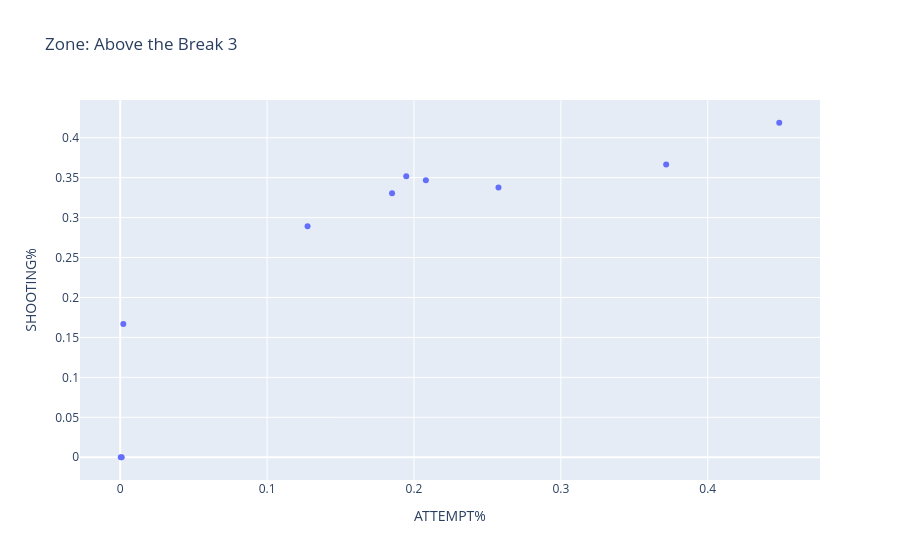
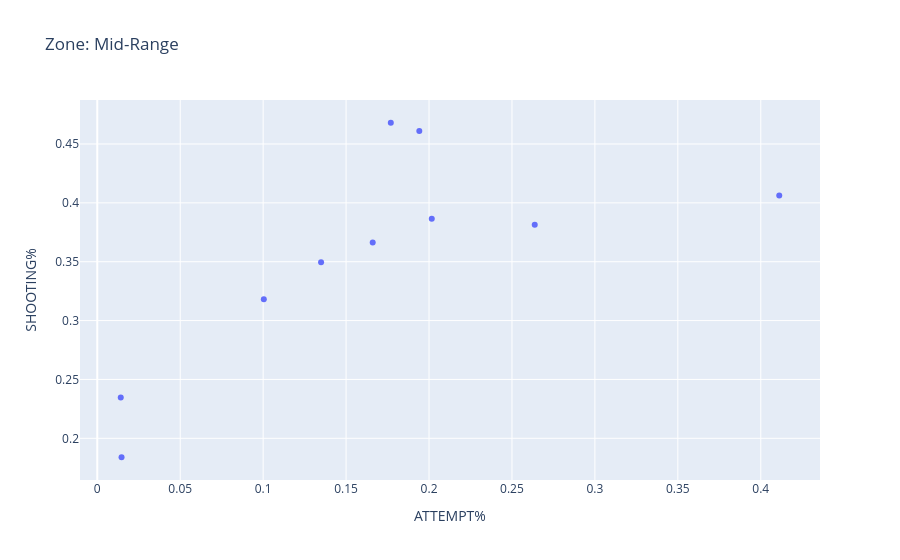
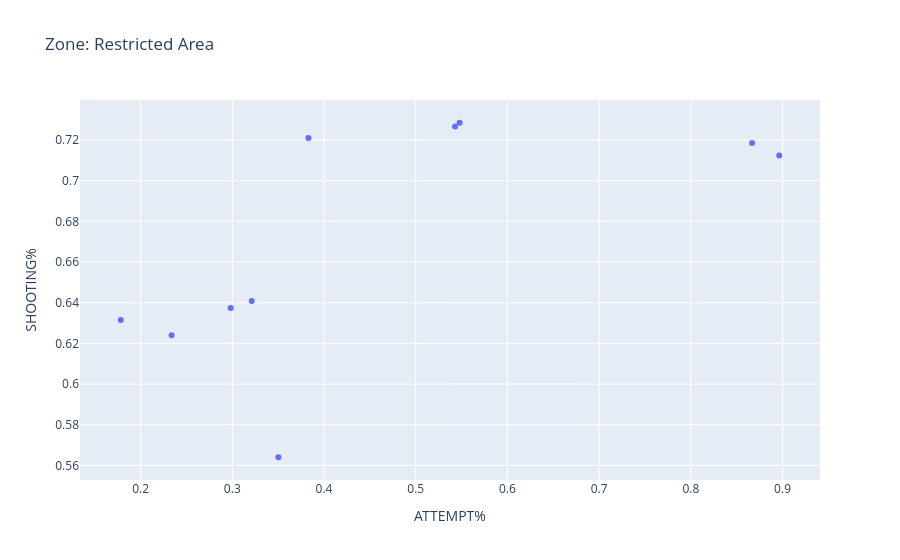
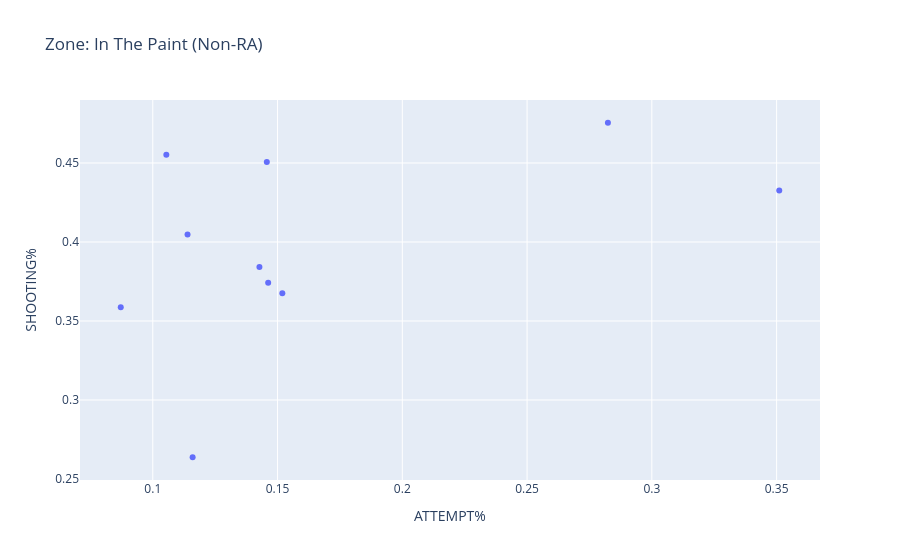

Write notebook code for charts like these, in order.
### Code cell
zones = shots_per_zone['SHOT_ZONE_BASIC'].unique()
for zone in zones:
    zone_df = shots_per_zone[shots_per_zone['SHOT_ZONE_BASIC'] == zone]
    # plt.scatter(zone_df['ATTEMPT%'], zone_df['SHOOTING%'])
    fig = px.scatter(
        zone_df,
        x = 'ATTEMPT%',
        y = 'SHOOTING%',
        hover_name = 'PLAYER_NAME',
        title = f'Zone: {zone}'
    )
    # plt.show()
    fig.show()

### Figure 1 — Plotly figure (JSON) as saved in the notebook; plotly's stock layout.template omitted (floating-point values rounded to 4 significant figures)
{"data": [{"hovertemplate": "<b>%{hovertext}</b><br><br>ATTEMPT%=%{x}<br>SHOOTING%=%{y}<extra></extra>", "hovertext": ["Stephen Curry", "Shaquille O'Neal", "Shai Gilgeous-Alexander", "Rudy Gobert", "LeBron James", "Kobe Bryant", "Jeremy Lin", "Giannis Antetokounmpo", "DeAndre Jordan", "Anthony Edwards"], "legendgroup": "", "marker": {"color": "#636efa", "symbol": "circle"}, "mode": "markers", "name": "", "orientation": "v", "showlegend": false, "type": "scatter", "x": [0.4487, 0.0003588, 0.1947, 0.001008, 0.2081, 0.1851, 0.2575, 0.1276, 0.002096, 0.3717], "xaxis": "x", "y": [0.4187, 0.0, 0.3516, 0.0, 0.3466, 0.3304, 0.3375, 0.2892, 0.1667, 0.3664], "yaxis": "y"}], "layout": {"legend": {"tracegroupgap": 0}, "title": {"text": "Zone: Above the Break 3"}, "xaxis": {"anchor": "y", "domain": [0, 1], "title": {"text": "ATTEMPT%"}}, "yaxis": {"anchor": "x", "domain": [0, 1], "title": {"text": "SHOOTING%"}}}}

### Figure 2 — Plotly figure (JSON) as saved in the notebook; plotly's stock layout.template omitted (floating-point values rounded to 4 significant figures)
{"data": [{"hovertemplate": "<b>%{hovertext}</b><br><br>ATTEMPT%=%{x}<br>SHOOTING%=%{y}<extra></extra>", "hovertext": ["Stephen Curry", "Shaquille O'Neal", "Shai Gilgeous-Alexander", "Rudy Gobert", "LeBron James", "Kobe Bryant", "Jeremy Lin", "Giannis Antetokounmpo", "DeAndre Jordan", "Anthony Edwards"], "legendgroup": "", "marker": {"color": "#636efa", "symbol": "circle"}, "mode": "markers", "name": "", "orientation": "v", "showlegend": false, "type": "scatter", "x": [0.1941, 0.1004, 0.177, 0.01462, 0.2637, 0.4111, 0.2017, 0.166, 0.01415, 0.1349], "xaxis": "x", "y": [0.4611, 0.3181, 0.4681, 0.1839, 0.3814, 0.4063, 0.3865, 0.3662, 0.2346, 0.3495], "yaxis": "y"}], "layout": {"legend": {"tracegroupgap": 0}, "title": {"text": "Zone: Mid-Range"}, "xaxis": {"anchor": "y", "domain": [0, 1], "title": {"text": "ATTEMPT%"}}, "yaxis": {"anchor": "x", "domain": [0, 1], "title": {"text": "SHOOTING%"}}}}

### Figure 3 — Plotly figure (JSON) as saved in the notebook; plotly's stock layout.template omitted (floating-point values rounded to 4 significant figures)
{"data": [{"hovertemplate": "<b>%{hovertext}</b><br><br>ATTEMPT%=%{x}<br>SHOOTING%=%{y}<extra></extra>", "hovertext": ["Stephen Curry", "Shaquille O'Neal", "Shai Gilgeous-Alexander", "Rudy Gobert", "LeBron James", "Kobe Bryant", "Jeremy Lin", "Giannis Antetokounmpo", "DeAndre Jordan", "Anthony Edwards"], "legendgroup": "", "marker": {"color": "#636efa", "symbol": "circle"}, "mode": "markers", "name": "", "orientation": "v", "showlegend": false, "type": "scatter", "x": [0.1783, 0.5478, 0.3211, 0.8667, 0.383, 0.2338, 0.3502, 0.5428, 0.8964, 0.2982], "xaxis": "x", "y": [0.6315, 0.7285, 0.6408, 0.7184, 0.7209, 0.624, 0.564, 0.7266, 0.7124, 0.6373], "yaxis": "y"}], "layout": {"legend": {"tracegroupgap": 0}, "title": {"text": "Zone: Restricted Area"}, "xaxis": {"anchor": "y", "domain": [0, 1], "title": {"text": "ATTEMPT%"}}, "yaxis": {"anchor": "x", "domain": [0, 1], "title": {"text": "SHOOTING%"}}}}

### Figure 4 — Plotly figure (JSON) as saved in the notebook; plotly's stock layout.template omitted (floating-point values rounded to 4 significant figures)
{"data": [{"hovertemplate": "<b>%{hovertext}</b><br><br>ATTEMPT%=%{x}<br>SHOOTING%=%{y}<extra></extra>", "hovertext": ["Stephen Curry", "Shaquille O'Neal", "Shai Gilgeous-Alexander", "Rudy Gobert", "LeBron James", "Kobe Bryant", "Jeremy Lin", "Giannis Antetokounmpo", "DeAndre Jordan", "Anthony Edwards"], "legendgroup": "", "marker": {"color": "#636efa", "symbol": "circle"}, "mode": "markers", "name": "", "orientation": "v", "showlegend": false, "type": "scatter", "x": [0.1054, 0.3511, 0.2824, 0.116, 0.1139, 0.1457, 0.1462, 0.1519, 0.08716, 0.1427], "xaxis": "x", "y": [0.4553, 0.4325, 0.4755, 0.2638, 0.4047, 0.4506, 0.3742, 0.3675, 0.3587, 0.3842], "yaxis": "y"}], "layout": {"legend": {"tracegroupgap": 0}, "title": {"text": "Zone: In The Paint (Non-RA)"}, "xaxis": {"anchor": "y", "domain": [0, 1], "title": {"text": "ATTEMPT%"}}, "yaxis": {"anchor": "x", "domain": [0, 1], "title": {"text": "SHOOTING%"}}}}
